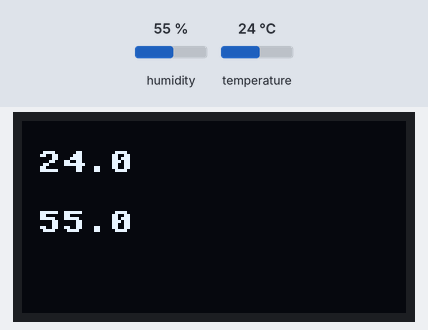
This program was run on a simulated ESP32 board running MicroPython. On the bench: 128×64 one-colour display. The test bench sets the inputs (shaded band); at power-on: humidity 55 %, temperature 24 °C. Library files of the repository ran but are not shown: ssd1306.py; what the program prints to the serial console is not drawn.

Above: at 2.6 s.
2.7 s: humidity set to 22 %
At 5.0 s:
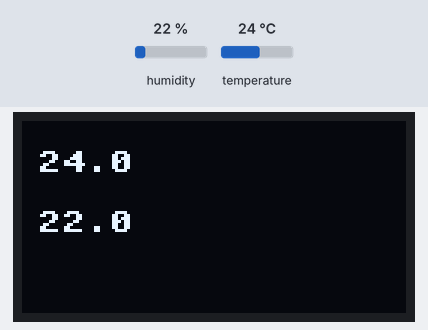
5.7 s: temperature set to 12 °C
At 7.0 s:
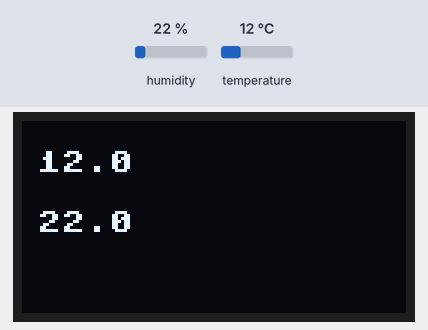
8.7 s: humidity set to 40 %
At 11.2 s:
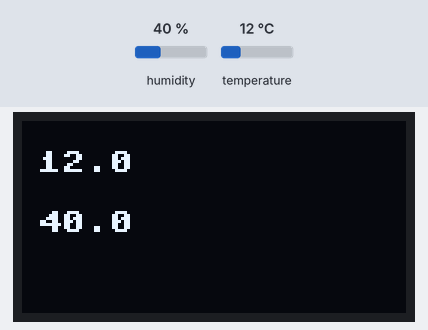
11.7 s: temperature set to 19 °C
Timing chart, 0 to 14.7 s (numbered marks = the images above; inputs shaded):
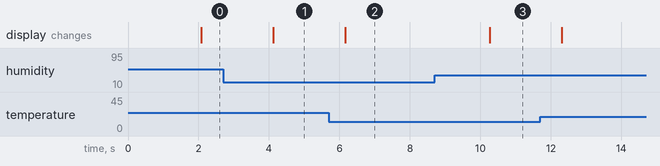

The program:

lab23_dht22_oled.py
```python
#lab23_dht22_oled.py
from machine import Pin, SoftI2C
import ssd1306
from time import sleep
import dht

# ESP32 Pin assignment
#DHT22
dht22 = dht.DHT22(Pin(14))
#OLED_I2C
#i2c = SoftI2C(scl=Pin(22), sda=Pin(21))
i2c = SoftI2C(scl=Pin(5), sda=Pin(4))
oled_width = 128
oled_height = 64
oled = ssd1306.SSD1306_I2C(oled_width, oled_height, i2c)

while True:
	try:
		sleep(2)
		dht22.measure()
		temp = round(dht22.temperature(),2 )
		hum = round(dht22.humidity(),2 )
		print('Temperature: %3.1f C' %temp)
		print('Humidity: %3.1f %%' %hum)

		oled.fill(0)
		temp_txt = str(temp)
		hum_txt = str(hum)
		oled.text(temp_txt, 5, 10)
		oled.text(hum_txt, 5, 30)
		oled.show()
	except OSError as e:
		print('Failed to read sensor.')
```

Measured:
- after the input at 2.7 s, the display: changes after 1.4 s (image 1)
- after the input at 5.7 s, the display: changes after 0.47 s (image 2)
- after the input at 8.7 s, the display: changes after 1.6 s (image 3)
